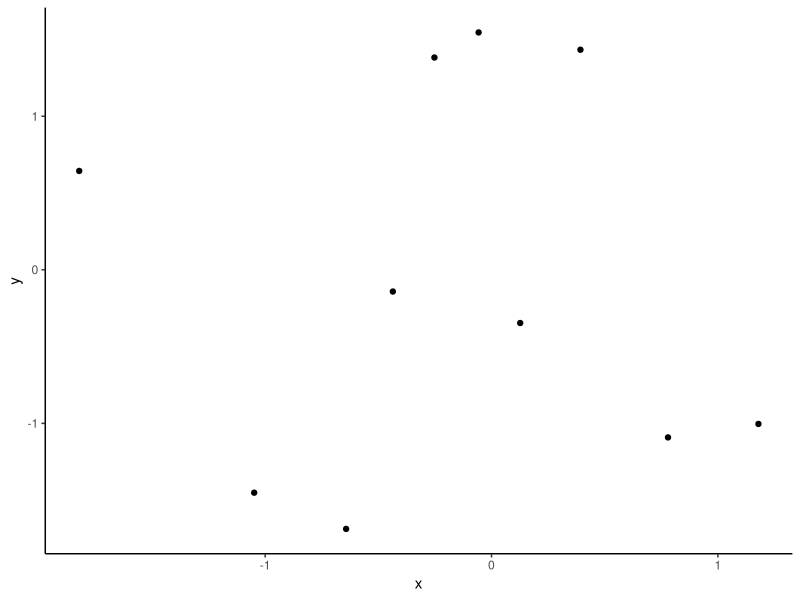

Write the R code that produced this figure.
## ---- chunk 1
knitr::opts_chunk$set(message = FALSE, warning = FALSE , echo = FALSE)

## ---- chunk 2
library(tidyverse)
library(knitr)
library(kableExtra)

## ---- chunk 3
data_df <- tibble(x = rnorm(10),
                  y = rnorm(10))

ggplot(data_df, 
       aes(x = x, y = y)) + geom_point() + theme_classic() 
## ---- chunk 4
 
# data_summary <- data_df %>%
#    summarise_all(list(mean = mean, sd = sd)) 
#   rename_all(~str_replace_all(., '_', ''))

 data_summary <- select(diamonds, color, clarity, depth, price) %>% slice(1:10)

# kable(data_summary,
#       format = 'latex',
#       digits = 2,
#       booktabs = TRUE) %>%
#   kable_styling(position = "center")

make_table <- function(data){
  kable(data,
      format = 'latex',
      digits = 2,
      booktabs = TRUE) %>%
  kable_styling(latex_options = "HOLD_position", position = 'center')
}

make_table(data_summary)
## ---- chunk 5
M <- lm(y ~ x, data = data_df)
S <- summary(M)

make_table(S$coefficients)
# 
# kable(S$coeffecients,
#       format = "latex",
#       digits = 2,
#       booktabs = TRUE) 

# %>%
  # kable_styling(position = "center")
